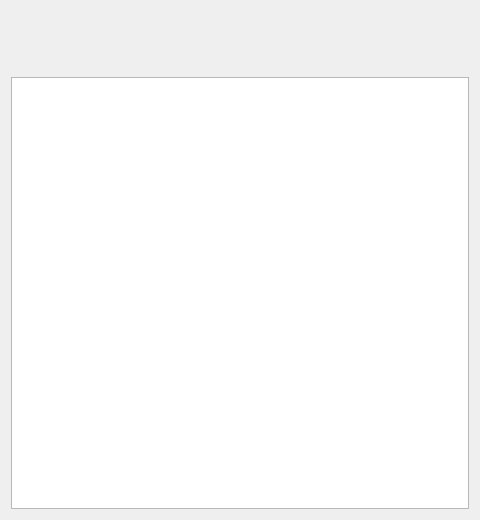
<?xml version="1.0" encoding="UTF-8"?>
<ui version="4.0">
 <class>ReleaseChangelogDialog</class>
 <widget class="QDialog" name="ReleaseChangelogDialog">
  <property name="geometry">
   <rect>
    <x>0</x>
    <y>0</y>
    <width>480</width>
    <height>520</height>
   </rect>
  </property>
  <property name="sizePolicy">
   <sizepolicy hsizetype="Fixed" vsizetype="Fixed">
    <horstretch>0</horstretch>
    <verstretch>0</verstretch>
   </sizepolicy>
  </property>
  <property name="minimumSize">
   <size>
    <width>480</width>
    <height>520</height>
   </size>
  </property>
  <property name="maximumSize">
   <size>
    <width>480</width>
    <height>520</height>
   </size>
  </property>
  <property name="windowTitle">
   <string>Changelog</string>
  </property>
  <property name="modal">
   <bool>true</bool>
  </property>
  <layout class="QVBoxLayout" name="rootLayout">
   <item>
    <layout class="QGridLayout" name="headerLayout" columnstretch="0,1">
     <item row="0" column="1" alignment="Qt::AlignmentFlag::AlignBottom">
      <widget class="QLabel" name="titleLabel">
       <property name="font">
        <font>
         <bold>true</bold>
        </font>
       </property>
       <property name="text">
        <string notr="true"/>
       </property>
      </widget>
     </item>
     <item row="1" column="1" alignment="Qt::AlignmentFlag::AlignTop">
      <widget class="QLabel" name="platformLabel">
       <property name="text">
        <string notr="true"/>
       </property>
      </widget>
     </item>
     <item row="0" column="0" rowspan="2" alignment="Qt::AlignmentFlag::AlignVCenter">
      <widget class="QLabel" name="iconLabel">
       <property name="sizePolicy">
        <sizepolicy hsizetype="Fixed" vsizetype="Fixed">
         <horstretch>0</horstretch>
         <verstretch>0</verstretch>
        </sizepolicy>
       </property>
       <property name="minimumSize">
        <size>
         <width>60</width>
         <height>60</height>
        </size>
       </property>
       <property name="maximumSize">
        <size>
         <width>60</width>
         <height>60</height>
        </size>
       </property>
       <property name="text">
        <string notr="true"/>
       </property>
       <property name="scaledContents">
        <bool>true</bool>
       </property>
      </widget>
     </item>
    </layout>
   </item>
   <item>
    <widget class="QTextBrowser" name="changelogBrowser"/>
   </item>
  </layout>
 </widget>
 <resources/>
 <connections/>
</ui>
